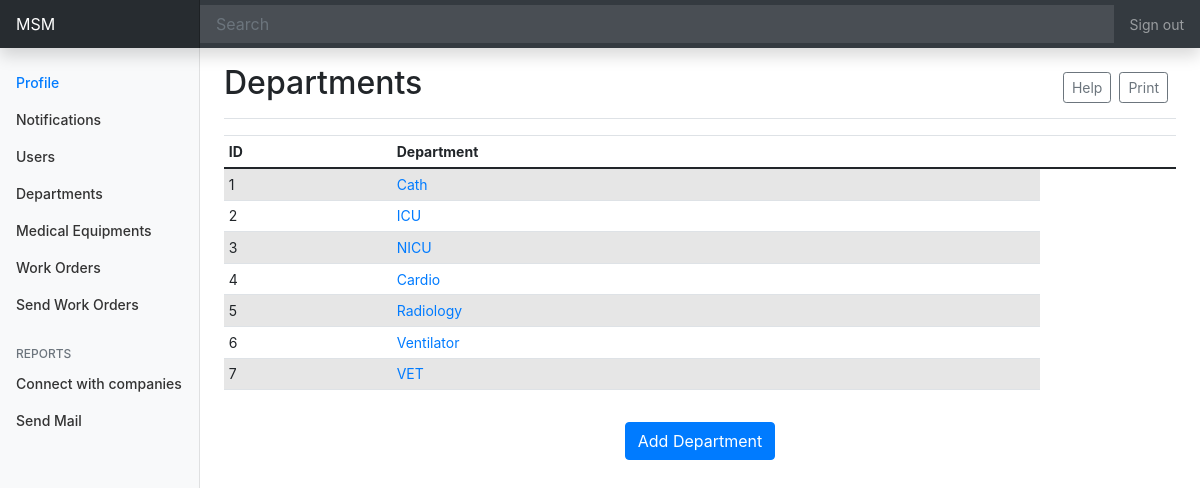
Page /manager/mdepartments/ on the committed database.
### managerlevel/models.py (models this page shows, shortened)
class Departments(models.Model):
    name = models.CharField(max_length=250)

### managerlevel/views.py (the view)
# urls.py: path('mdepartments/', views.mdepartments ,name = "mdepartments"),
def mdepartments(request):
    context = {
        'departments' : Departments.objects.all(),
    }
    return render(request,'managerlevel/mdepartments.html',context)

### managerlevel/templates/managerlevel/mdepartments.html
{% extends 'managerlevel/mbase.html' %}
{% load static%}
{% block content %}
<main role="main" class="col-md-9 ml-sm-auto col-lg-10 px-md-4">
    <div class="d-flex justify-content-between flex-wrap flex-md-nowrap align-items-center pt-3 pb-2 mb-3 border-bottom">
        <h1 class="h2">Departments</h1>
        <div class="btn-toolbar mb-2 mb-md-0">
            <div class="btn-group mr-2">
                <button type="button" class="btn btn-sm btn-outline-secondary">Help</button>
            </div>
            <div class="btn-group mr-2">
                <button type="button" class="btn btn-sm btn-outline-secondary">Print</button>
            </div>
        </div>
    </div>
    <div class="table-responsive">
        <table class="table table-striped table-sm">
            <thead>
                <tr>
                    <th>ID</th>
                    <th>Department</th>
                    <th></th>
                    <th></th>
                </tr>
            </thead>
            <tbody>
                {% for dep in departments %}
                <tr>
                    <td>{{ dep.id }}</td>
                    <td> <a href="{% url 'mequipments' %}"> {{ dep.name }} </a> </td>
                </tr>
                {% endfor %}
            </tbody>
        </table>
        <div class="d-flex justify-content-between flex-wrap flex-md-nowrap align-items-center pt-3 pb-2 mb-3 ">
            <div class="col-12 text-center">
                <a class="btn btn-primary" type="button" href="{% url 'adddepartment' %}"> Add Department</a>
            </div>
        </div>
    </div>
</main>
</div>
</div>
{% endblock content %}

### managerlevel/templates/managerlevel/mbase.html (shortened to what this page needs)
{% load static %}
<!doctype html>
<html lang="en">
<head>
    <link href="https://cdn.jsdelivr.net/npm/bootstrap@5.0.0-beta1/dist/css/bootstrap.min.css" rel="stylesheet">
    <link rel="stylesheet" href="{% static '../css/bootstrap.min.css' %}">
    <link href="{% static '../css/accsess.css' %}" rel="stylesheet">
</head>
<body>
    {% include 'homepage/nav.html' %}
    {% include 'managerlevel/mlist.html' %}
    {% block content %} {% endblock %}
</body>
</html>

### homepage/templates/homepage/nav.html (shortened to what this page needs)
<nav class="navbar navbar-dark sticky-top bg-dark flex-md-nowrap p-0 shadow">
  <a class="navbar-brand col-md-3 col-lg-2 mr-0 px-3" href="{% url 'homep' %}">MSM</a>
  <input class="form-control form-control-dark w-100" type="text" placeholder="Search" aria-label="Search">
  <ul class="navbar-nav px-3">
      <li class="nav-item text-nowrap">
          <a class="nav-link" href="#">Sign out</a>
      </li>
  </ul>
</nav>

### managerlevel/templates/managerlevel/mlist.html (shortened to what this page needs)
 <div class="container-fluid">
    <div class="row">
        <nav id="sidebarMenu" class="col-md-3 col-lg-2 d-md-block bg-light sidebar collapse">
            <div class="sidebar-sticky pt-3">
                <ul class="nav flex-column">
                    <li class="nav-item">
                        <a class="nav-link active" href="{% url 'mprofile' %}">
                             Profile <span class="sr-only">(current)</span>
                        </a>
                    </li>
                    <li class="nav-item">
                        <a class="nav-link" href="{% url 'mnotifications' %}">
                             Notifications
                        </a>
                    </li>
                    <li class="nav-item">
                        <a class="nav-link" href="{% url 'users' %}">
                             Users
                        </a>
                    </li>
                    <li class="nav-item">
                        <a class="nav-link" href="{% url 'mdepartments' %}">
                             Departments
                        </a>
                    </li>
                    <li class="nav-item">
                        <a class="nav-link" href="{% url 'mequipments' %}">
                             Medical Equipments
                        </a>
                    </li>
                    <li class="nav-item">
                        <a class="nav-link" href="{% url 'mworkorder' %}">
                             Work Orders
                        </a>
                    </li>
                    <li class="nav-item">
                        <a class="nav-link" href="{% url 'sendworkorder' %}">
                            Send Work Orders
                        </a>
                    </li>
                </ul>
                <h6 class="sidebar-heading d-flex justify-content-between align-items-center px-3 mt-4 mb-1 text-muted">
                    <span> Reports </span>
                </h6>
                <ul class="nav flex-column mb-2">
                    <li class="nav-item">
                        <a class="nav-link" href="{% url 'mconnectwithcompany' %}">
                             Connect with companies
                        </a>
                    </li>
                    <li class="nav-item">
                        <a class="nav-link" href="{% url 'msendemail' %}">
                             Send Mail
                        </a>
                    </li>
                </ul>
            </div>
        </nav>

### Hospital/static/css/accsess.css (style rules this page uses)
body { font-size: .875rem; }
.sidebar { position: fixed; top: 0; bottom: 0; left: 0; z-index: 100; padding: 48px 0 0; box-shadow: inset -1px 0 0 rgba(0, 0, 0, .1); }
.sidebar-sticky { position: relative; top: 0; height: calc(100vh - 48px); padding-top: .5rem; overflow-x: hidden; overflow-y: auto; }
.sidebar .nav-link { font-weight: 500; color: #333; }
.sidebar .nav-link.active { color: #007bff; }
.sidebar-heading { font-size: .75rem; text-transform: uppercase; }
.navbar-brand { padding-top: .75rem; padding-bottom: .75rem; font-size: 1rem; background-color: rgba(0, 0, 0, .25); box-shadow: inset -1px 0 0 rgba(0, 0, 0, .25); }
.navbar .form-control { padding: .75rem 1rem; border-width: 0; border-radius: 0; }
.form-control-dark { color: #fff; background-color: rgba(255, 255, 255, .1); border-color: rgba(255, 255, 255, .1); }

### rows in the picture
Departments: id "1", name "Cath"
Departments: id "2", name "ICU"
Departments: id "3", name "NICU"
Departments: id "4", name "Cardio"
Departments: id "5", name "Radiology"
Departments: id "6", name "Ventilator"
Departments: id "7", name "VET"
